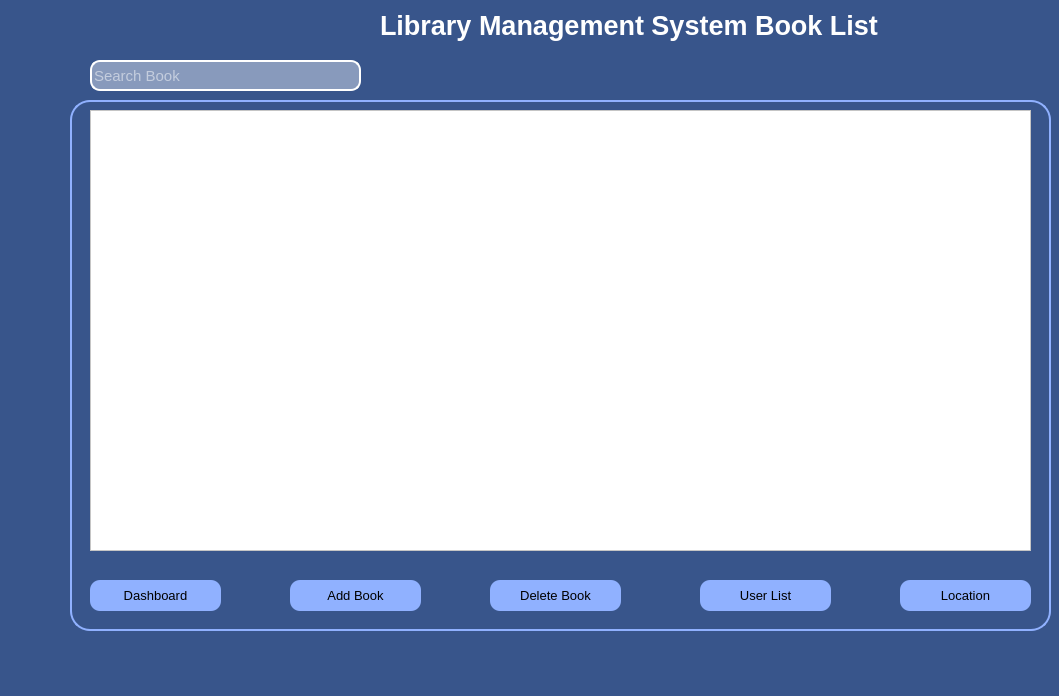
<?xml version="1.0" encoding="UTF-8"?>
<ui version="4.0">
 <class>MainWindow</class>
 <widget class="QMainWindow" name="MainWindow">
  <property name="geometry">
   <rect>
    <x>0</x>
    <y>0</y>
    <width>1059</width>
    <height>696</height>
   </rect>
  </property>
  <property name="windowTitle">
   <string>MainWindow</string>
  </property>
  <property name="styleSheet">
   <string notr="true">background-color: rgb(56, 85, 139);</string>
  </property>
  <widget class="QWidget" name="centralwidget">
   <widget class="QLabel" name="label">
    <property name="geometry">
     <rect>
      <x>380</x>
      <y>0</y>
      <width>551</width>
      <height>51</height>
     </rect>
    </property>
    <property name="font">
     <font>
      <pointsize>20</pointsize>
      <weight>75</weight>
      <bold>true</bold>
     </font>
    </property>
    <property name="styleSheet">
     <string notr="true">color:white;</string>
    </property>
    <property name="text">
     <string>Library Management System Book List</string>
    </property>
   </widget>
   <widget class="QTableView" name="tableView">
    <property name="geometry">
     <rect>
      <x>90</x>
      <y>110</y>
      <width>941</width>
      <height>441</height>
     </rect>
    </property>
    <property name="font">
     <font>
      <family>Times New Roman</family>
      <pointsize>12</pointsize>
     </font>
    </property>
    <property name="styleSheet">
     <string notr="true">background-color: rgb(255, 255, 255);</string>
    </property>
    <property name="sortingEnabled">
     <bool>false</bool>
    </property>
   </widget>
   <widget class="QPushButton" name="dashbutton">
    <property name="geometry">
     <rect>
      <x>90</x>
      <y>580</y>
      <width>131</width>
      <height>31</height>
     </rect>
    </property>
    <property name="font">
     <font>
      <pointsize>10</pointsize>
     </font>
    </property>
    <property name="styleSheet">
     <string notr="true">border-radius: 10px;
background-color:rgb(144, 177, 255);</string>
    </property>
    <property name="text">
     <string>Dashboard</string>
    </property>
   </widget>
   <widget class="QLineEdit" name="searchline">
    <property name="geometry">
     <rect>
      <x>90</x>
      <y>60</y>
      <width>271</width>
      <height>31</height>
     </rect>
    </property>
    <property name="font">
     <font>
      <pointsize>11</pointsize>
     </font>
    </property>
    <property name="styleSheet">
     <string notr="true">QLineEdit{
border : 2px solid rgb(255, 255, 255);
border-radius: 10px;
background-color:rgb(136, 154, 188);
color: rgb(255, 255, 255);
}</string>
    </property>
    <property name="text">
     <string/>
    </property>
    <property name="placeholderText">
     <string>Search Book</string>
    </property>
   </widget>
   <widget class="QPushButton" name="addBbut">
    <property name="geometry">
     <rect>
      <x>290</x>
      <y>580</y>
      <width>131</width>
      <height>31</height>
     </rect>
    </property>
    <property name="font">
     <font>
      <pointsize>10</pointsize>
     </font>
    </property>
    <property name="styleSheet">
     <string notr="true">border-radius: 10px;
background-color:rgb(144, 177, 255);</string>
    </property>
    <property name="text">
     <string>Add Book</string>
    </property>
   </widget>
   <widget class="QPushButton" name="deleteBbut">
    <property name="geometry">
     <rect>
      <x>490</x>
      <y>580</y>
      <width>131</width>
      <height>31</height>
     </rect>
    </property>
    <property name="font">
     <font>
      <pointsize>10</pointsize>
     </font>
    </property>
    <property name="styleSheet">
     <string notr="true">border-radius: 10px;
background-color:rgb(144, 177, 255);</string>
    </property>
    <property name="text">
     <string>Delete Book</string>
    </property>
   </widget>
   <widget class="QPushButton" name="userlistbut">
    <property name="geometry">
     <rect>
      <x>700</x>
      <y>580</y>
      <width>131</width>
      <height>31</height>
     </rect>
    </property>
    <property name="font">
     <font>
      <pointsize>10</pointsize>
     </font>
    </property>
    <property name="styleSheet">
     <string notr="true">border-radius: 10px;
background-color:rgb(144, 177, 255);</string>
    </property>
    <property name="text">
     <string>User List</string>
    </property>
   </widget>
   <widget class="QPushButton" name="locationbut">
    <property name="geometry">
     <rect>
      <x>900</x>
      <y>580</y>
      <width>131</width>
      <height>31</height>
     </rect>
    </property>
    <property name="font">
     <font>
      <pointsize>10</pointsize>
     </font>
    </property>
    <property name="styleSheet">
     <string notr="true">border-radius: 10px;
background-color:rgb(144, 177, 255);</string>
    </property>
    <property name="text">
     <string>Location</string>
    </property>
   </widget>
   <widget class="QLabel" name="label_2">
    <property name="geometry">
     <rect>
      <x>70</x>
      <y>100</y>
      <width>981</width>
      <height>531</height>
     </rect>
    </property>
    <property name="styleSheet">
     <string notr="true">background-color: rgb(56, 85, 139);
border-radius: 20px;
border : 2px solid rgb(144, 177, 255);</string>
    </property>
    <property name="text">
     <string/>
    </property>
   </widget>
   <zorder>label_2</zorder>
   <zorder>label</zorder>
   <zorder>tableView</zorder>
   <zorder>dashbutton</zorder>
   <zorder>searchline</zorder>
   <zorder>addBbut</zorder>
   <zorder>deleteBbut</zorder>
   <zorder>userlistbut</zorder>
   <zorder>locationbut</zorder>
  </widget>
  <widget class="QMenuBar" name="menubar">
   <property name="geometry">
    <rect>
     <x>0</x>
     <y>0</y>
     <width>1059</width>
     <height>21</height>
    </rect>
   </property>
  </widget>
  <widget class="QStatusBar" name="statusbar"/>
 </widget>
 <resources/>
 <connections/>
</ui>
